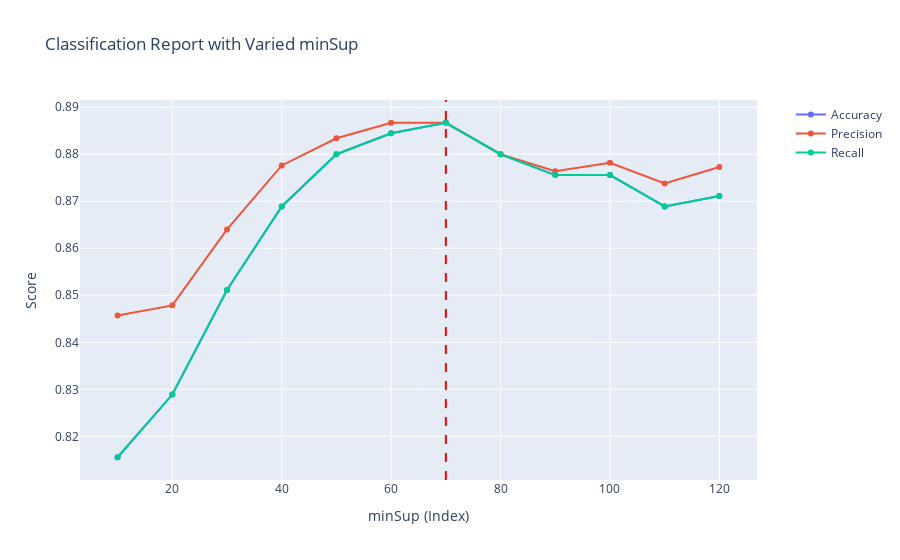

Write notebook code for a chart like this one.
### Code cell
# Create an interactive line chart using Plotly
fig = go.Figure()

# Add lines for accuracy, precision, and recall
fig.add_trace(go.Scatter(x=df.index, y=df['accuracy'], mode='lines+markers', name='Accuracy'))
fig.add_trace(go.Scatter(x=df.index, y=df['precision'], mode='lines+markers', name='Precision'))
fig.add_trace(go.Scatter(x=df.index, y=df['recall'], mode='lines+markers', name='Recall'))

# Add a vertical dashed line at index = 70
fig.add_shape(type='line',
              x0=70, y0=0, x1=70, y1=1, 
              line=dict(color='Red', width=2, dash='dash'),
              xref='x', yref='paper')

# Customize layout
fig.update_layout(
    title='Classification Report with Varied minSup',
    xaxis_title='minSup (Index)',
    yaxis_title='Score',
    legend=dict(x=1.05, y=1),
    showlegend=True
)

# Show the interactive plot
fig.show()

### Figure 1 — Plotly figure (JSON) as saved in the notebook; plotly's stock layout.template omitted (floating-point values rounded to 4 significant figures)
{"data": [{"mode": "lines+markers", "name": "Accuracy", "type": "scatter", "x": [10, 20, 30, 40, 50, 60, 70, 80, 90, 100, 110, 120], "y": [0.8156, 0.8289, 0.8511, 0.8689, 0.88, 0.8844, 0.8867, 0.88, 0.8756, 0.8756, 0.8689, 0.8711]}, {"mode": "lines+markers", "name": "Precision", "type": "scatter", "x": [10, 20, 30, 40, 50, 60, 70, 80, 90, 100, 110, 120], "y": [0.8457, 0.8479, 0.864, 0.8776, 0.8834, 0.8867, 0.8867, 0.88, 0.8764, 0.8782, 0.8738, 0.8773]}, {"mode": "lines+markers", "name": "Recall", "type": "scatter", "x": [10, 20, 30, 40, 50, 60, 70, 80, 90, 100, 110, 120], "y": [0.8156, 0.8289, 0.8511, 0.8689, 0.88, 0.8844, 0.8867, 0.88, 0.8756, 0.8756, 0.8689, 0.8711]}], "layout": {"autosize": true, "legend": {"x": 1.05, "y": 1}, "shapes": [{"line": {"color": "Red", "dash": "dash", "width": 2}, "type": "line", "x0": 70, "x1": 70, "xref": "x", "y0": 0, "y1": 1, "yref": "paper"}], "showlegend": true, "title": {"text": "Classification Report with Varied minSup"}, "xaxis": {"autorange": true, "range": [3.307, 126.7], "title": {"text": "minSup (Index)"}, "type": "linear"}, "yaxis": {"autorange": true, "range": [0.8097, 0.8926], "title": {"text": "Score"}, "type": "linear"}}}
